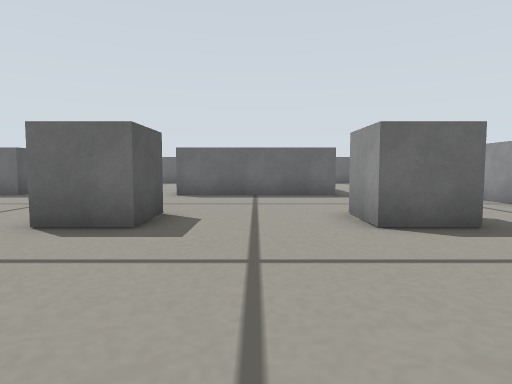
View 1 (above)

16 first-person views from a walk through a Gazebo world. The camera is 0.17 m above the floor, tilts 4° down and sees 75° across. The floor is counted in squares, 0.2 m on a side. Each view is taken from the middle of a square. On the plan, view 1 faces up. The plan holds only what a view shows up to about 11 squares ahead; the rest is blank.

View 2
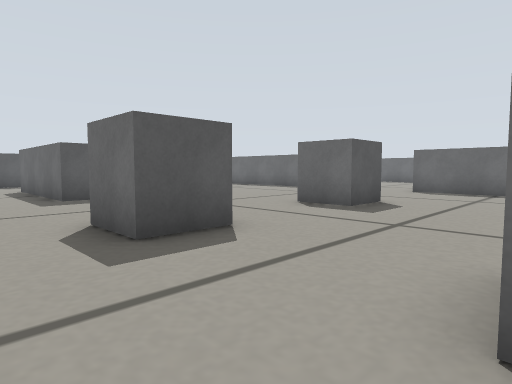

View 3
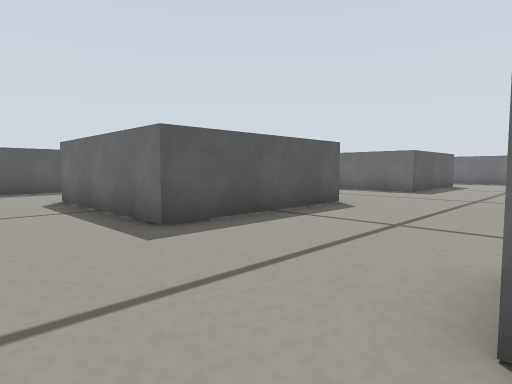

View 4
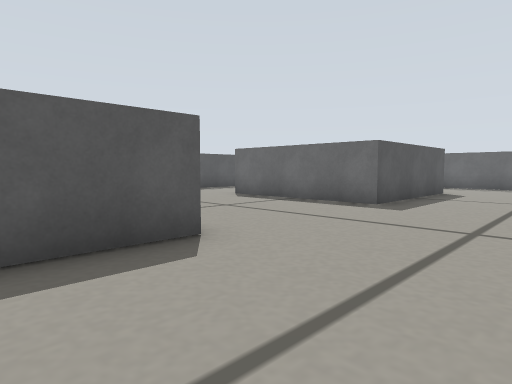

View 5
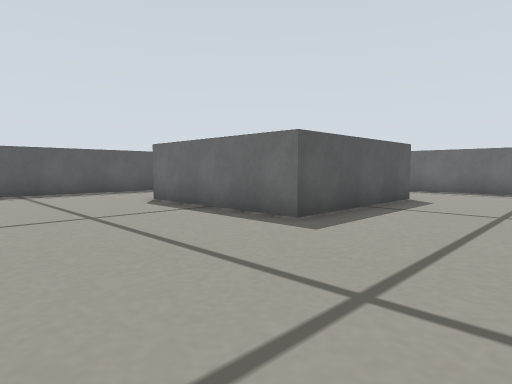

View 6
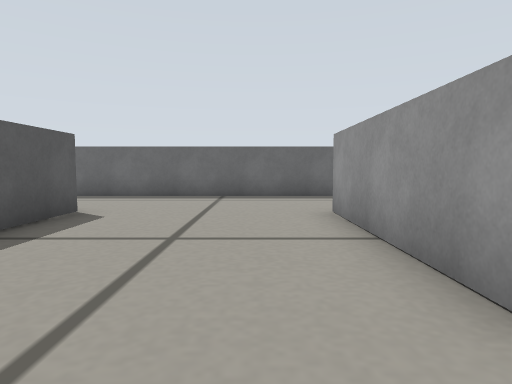

View 7
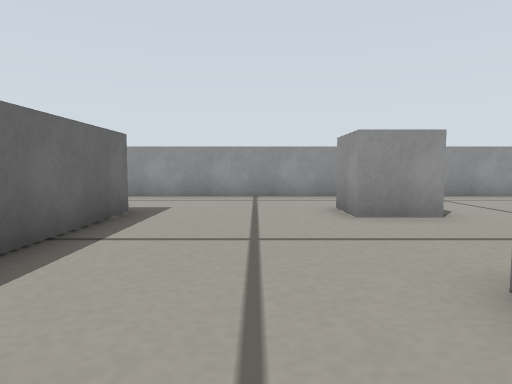

View 8
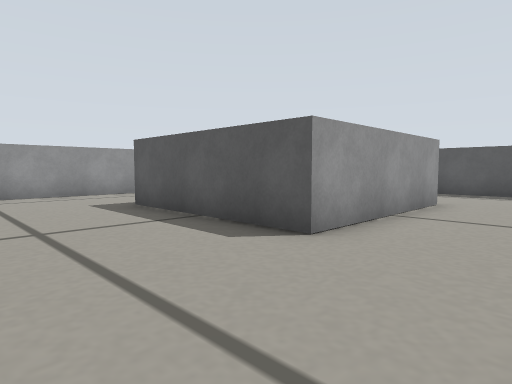

View 9
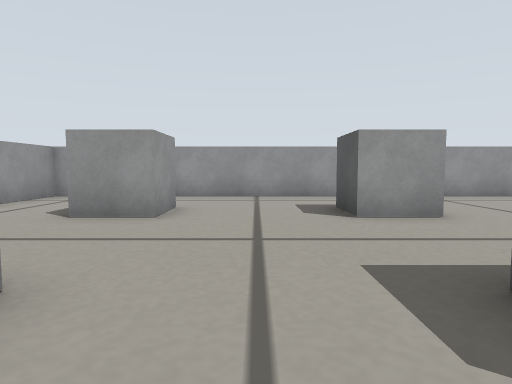

View 10
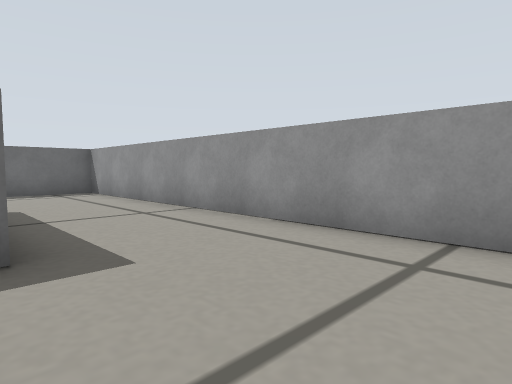

View 11
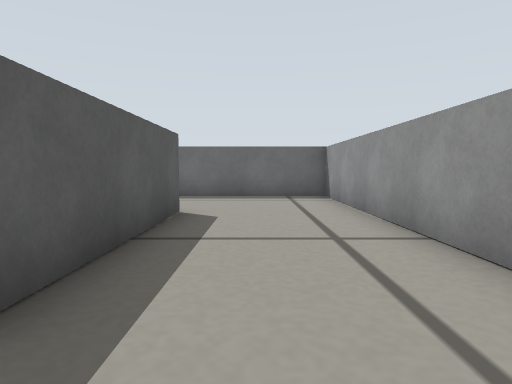

View 12
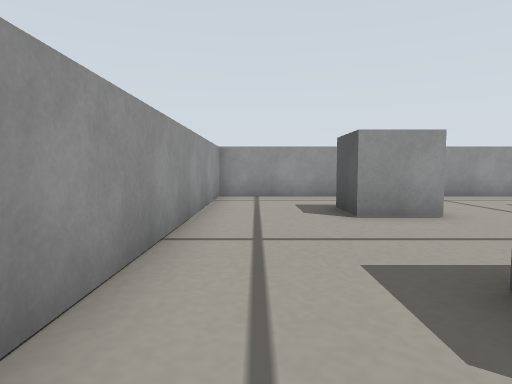

View 13
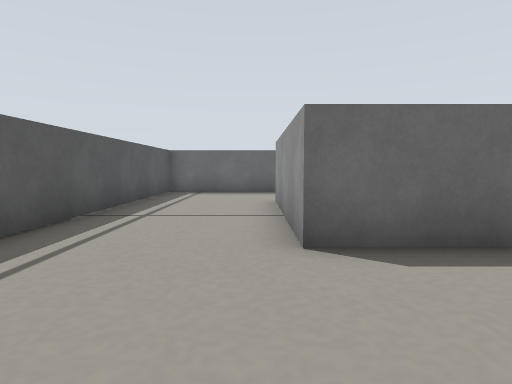

View 14
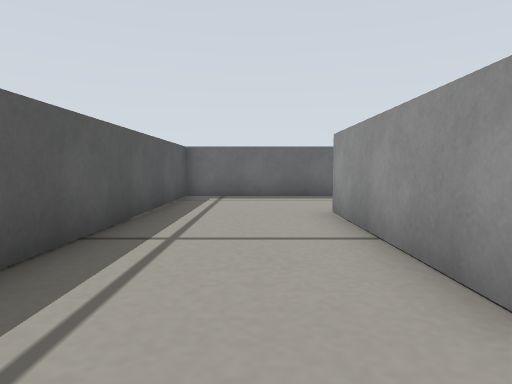

View 15
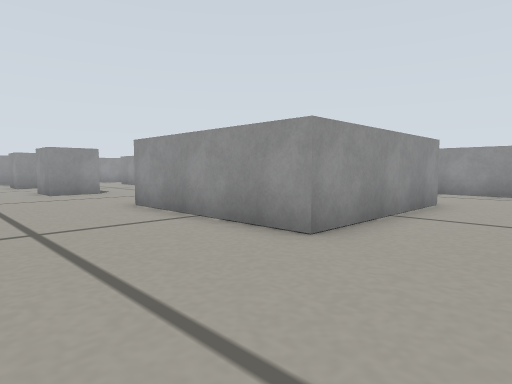

View 16
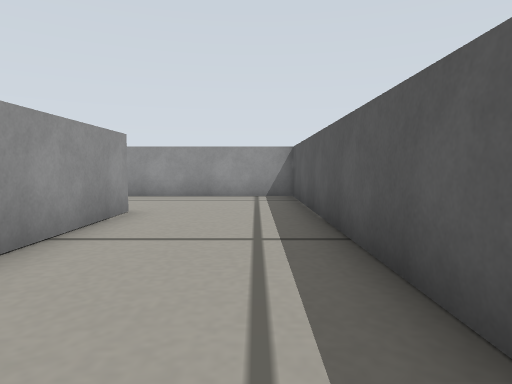

### Floor plan
Key: @ floor where view 1 was taken; # wall or solid block; . floor; B grey box.
Columns run from 16 left of view 1 to 6 right of it. Each row starts with its distance up from view 1.
 19 #####  ########   #####
 18 #....  ........   ....#
 17 #....   .......   ....#
 16 #....   .......   ....#
 15 #...B   B.....B   B...#
 14 #...B   B.....B   B...#
 13 #...B   B.....B   B...#
 12 #...B   B.....B   B...#
 11 #...BBBBB.....BBBBB...#
 10 #.....................#
  9 #.....................#
  8 #.....................#
  7 #.....................#
  6 #............BB...BB..#
  5 #...BBBBB....BB...BB..#
  4 #...B   B.............#
  3 #...B   B.............#
  2 #...B   B.............#
  1 #...BBBBB....BB...BB..#
  0 #............BB.@.BB..#
 -1 #.....................#
 -2 #....  ...............#
 -3 ######  ###############

Positions as (right, up) in squares from view 1, and headings:
1: (0, 0), facing up
2: (2, -2), facing up-left
3: (-3, -2), facing up-left
4: (-4, 3), facing up-left
5: (-4, 6), facing up-left
6: (-4, 9), facing up
7: (-4, 8), facing right
8: (-4, 8), facing down-left
9: (0, 7), facing down
10: (2, 7), facing up-right
11: (4, 9), facing up
12: (5, 7), facing down
13: (-13, 7), facing up
14: (-14, 9), facing up
15: (-15, 9), facing down-right
16: (-15, 7), facing down
